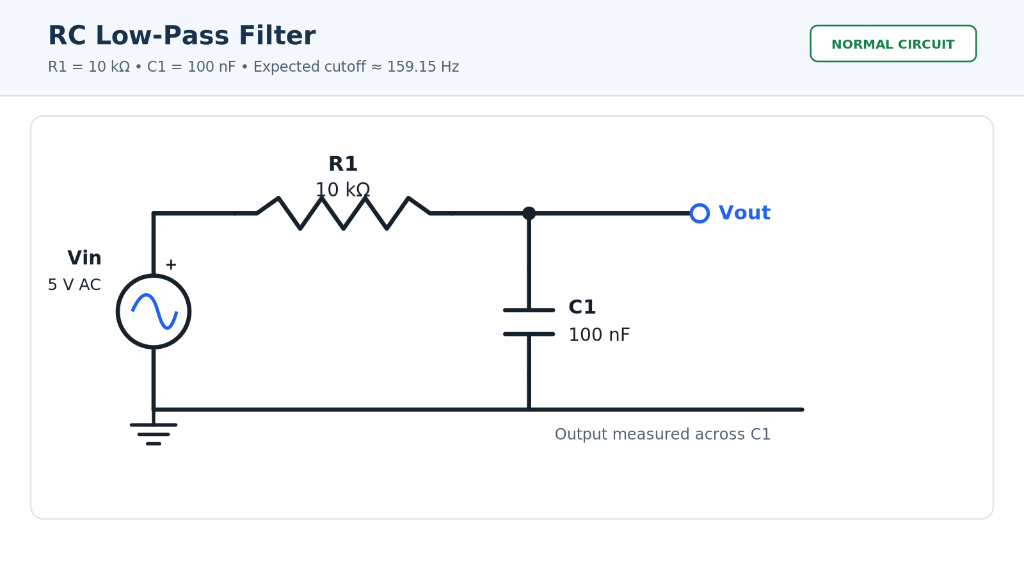
#> input picture data/reference_circuits/ref_rc_low_pass.png, 1024 x 563 px
$ python -i wire_tracer.py   (imports and definitions only)
#> lines starting #> are read from the running program, lines starting #| are printed output that depends on the picture
"""
wire_tracer.py - Traces electrical wires, detects junction dots, and identifies connectivity nets.
Separates wire crossings without junction dots from genuine electrical connections.
"""

import cv2
import numpy as np
from typing import List, Dict, Tuple, Any

def detect_junction_dots(binary_img: np.ndarray, min_radius: int = 3, max_radius: int = 15) -> List[Dict[str, Any]]:
    """
    Detects solid circular junction dots connecting wires in the schematic.
    Uses HoughCircles and contour circularity filtering.
    """
    # Junction dots are solid circular connected components
    contours, _ = cv2.findContours(binary_img, cv2.RETR_LIST, cv2.CHAIN_APPROX_SIMPLE)
    junctions = []

    for c in contours:
        area = cv2.contourArea(c)
        if area < 15 or area > 500:
            continue
        perimeter = cv2.arcLength(c, True)
        if perimeter == 0:
            continue
        circularity = 4 * np.pi * (area / (perimeter * perimeter))
        if circularity > 0.65: # Round dot
            (x, y), radius = cv2.minEnclosingCircle(c)
            if min_radius <= radius <= max_radius:
                junctions.append({
                    "x": int(x),
                    "y": int(y),
                    "radius": float(radius),
                    "type": "junction_dot",
                    "confidence": float(circularity)
                })

    return junctions


def trace_wire_segments(binary_img: np.ndarray) -> List[Dict[str, Any]]:
    """
    Detects orthogonal and horizontal wire segments using morphological line filters
    and probabilistic Hough Transform.
    """
    h, w = binary_img.shape
#> h = 563; w = 1024

    # Extract horizontal lines
    h_kernel = cv2.getStructuringElement(cv2.MORPH_RECT, (25, 1))
    h_lines_img = cv2.morphologyEx(binary_img, cv2.MORPH_OPEN, h_kernel)
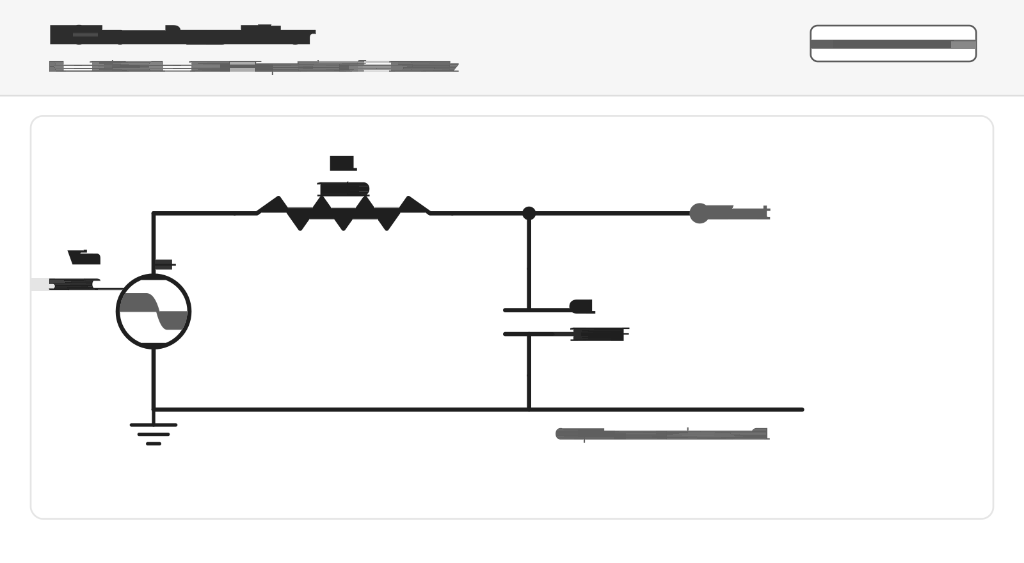
#> h_lines_img: shape (563, 1024); min 31, max 255, mean 244

    # Extract vertical lines
    v_kernel = cv2.getStructuringElement(cv2.MORPH_RECT, (1, 25))
    v_lines_img = cv2.morphologyEx(binary_img, cv2.MORPH_OPEN, v_kernel)
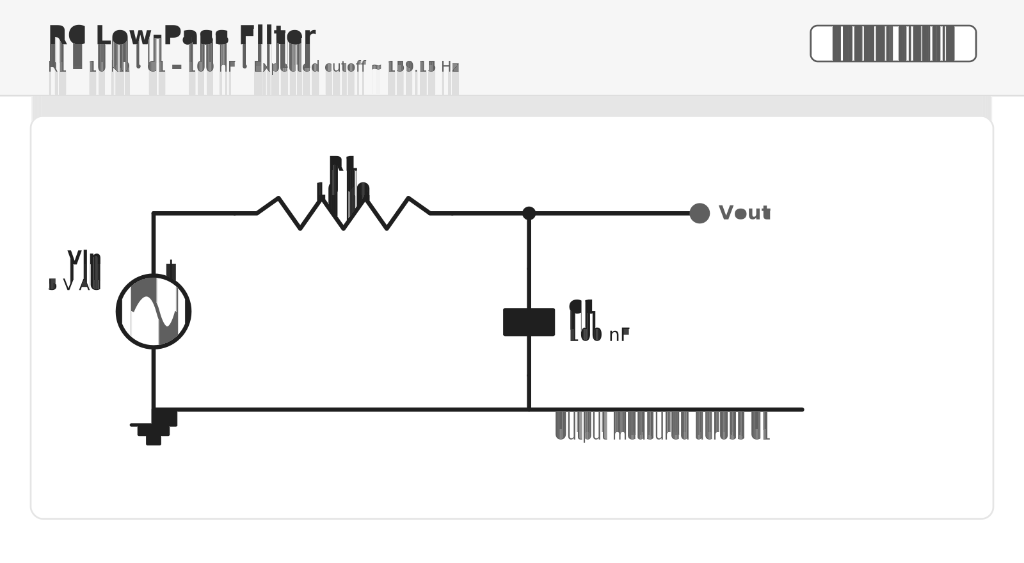
#> v_lines_img: shape (563, 1024); min 31, max 255, mean 242.9

    wire_mask = cv2.bitwise_or(h_lines_img, v_lines_img)

    lines = cv2.HoughLinesP(
        wire_mask,
        rho=1,
        theta=np.pi / 180,
        threshold=40,
        minLineLength=30,
        maxLineGap=10
    )
#> lines = 727 rows, first 6: [0, 433, 1023, 40], [0, 476, 1023, 202], [0, 339, 986, 0], [0, 501, 1023, 519], [0, 55, 1023, 469], [0, 558, 1023, 486]

    segments = []
    if lines is not None:
        for line in lines:
            pts = line.reshape(-1)
            if len(pts) >= 4:
                x1, y1, x2, y2 = int(pts[0]), int(pts[1]), int(pts[2]), int(pts[3])
                orientation = "horizontal" if abs(y2 - y1) < abs(x2 - x1) else "vertical"
                length = np.sqrt((x2 - x1)**2 + (y2 - y1)**2)
                segments.append({
                    "x1": x1, "y1": y1,
                    "x2": x2, "y2": y2,
                    "orientation": orientation,
                    "length": float(length)
                })
#> this loop made 727 passes
#> (x1, y1, x2, y2, length) on passes 1 to 12: (0, 433, 1023, 40, 1095.9), (0, 476, 1023, 202, 1059.1), (0, 339, 986, 0, 1042.6), (0, 501, 1023, 519, 1023.2), (0, 55, 1023, 469, 1103.6), (0, 558, 1023, 486, 1025.5), (0, 497, 1023, 298, 1042.2), (0, 559, 1023, 505, 1024.4), (0, 514, 1023, 370, 1033.1), (0, 435, 1023, 62, 1088.9), (0, 464, 1023, 92, 1088.5), (0, 402, 996, 0, 1074.1)
#> (x1, y1, x2, y2) on pass 100: (0, 529, 1023, 403)
#> after the loop, segments = 727 items

    return segments

>>> import cv2
>>> picture = cv2.imread('../../data/reference_circuits/ref_rc_low_pass.png', cv2.IMREAD_GRAYSCALE)
>>> result = trace_wire_segments(picture)
#> result = 727 items

$ run again, on data/reference_circuits/ref_rlc_band_pass.png
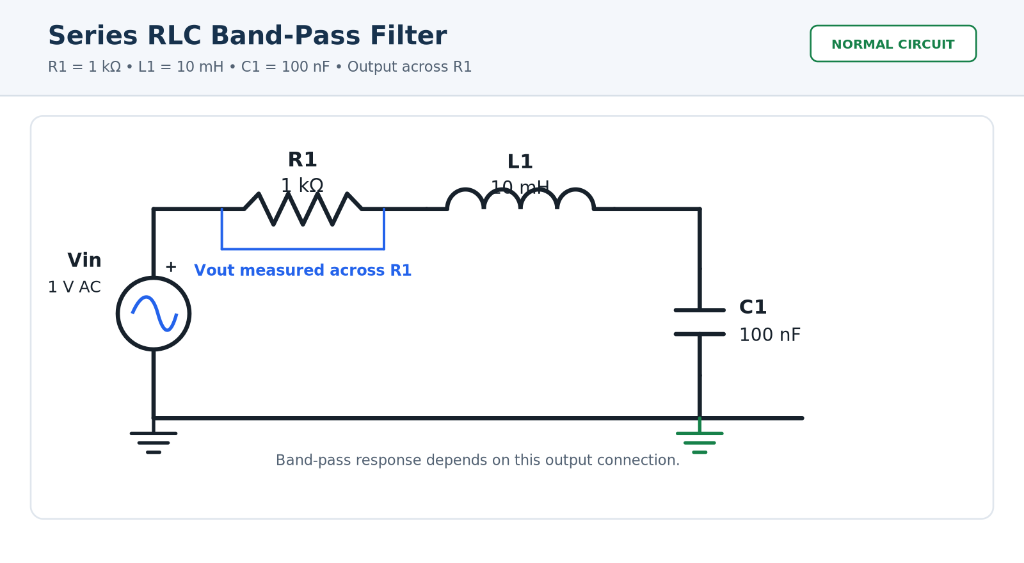
#> input picture data/reference_circuits/ref_rlc_band_pass.png, 1024 x 563 px
#> in trace_wire_segments, `v_lines_img = cv2.morphologyEx(binary_img, cv2.MORPH_OPEN, v_kernel)`:
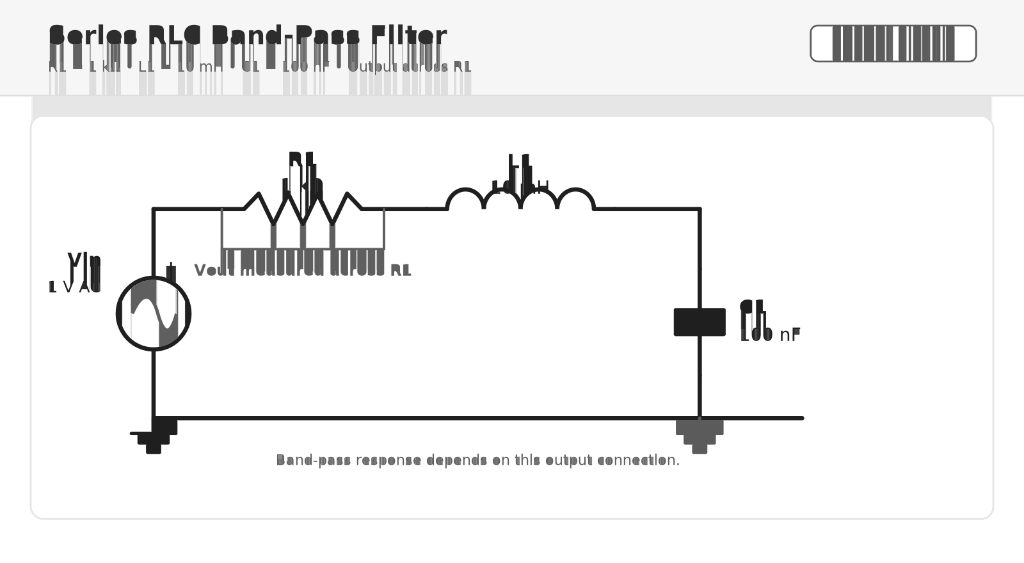
#> v_lines_img: shape (563, 1024); min 31, max 255, mean 241
#> in trace_wire_segments, `wire_mask = cv2.bitwise_or(h_lines_img, v_lines_img)`:
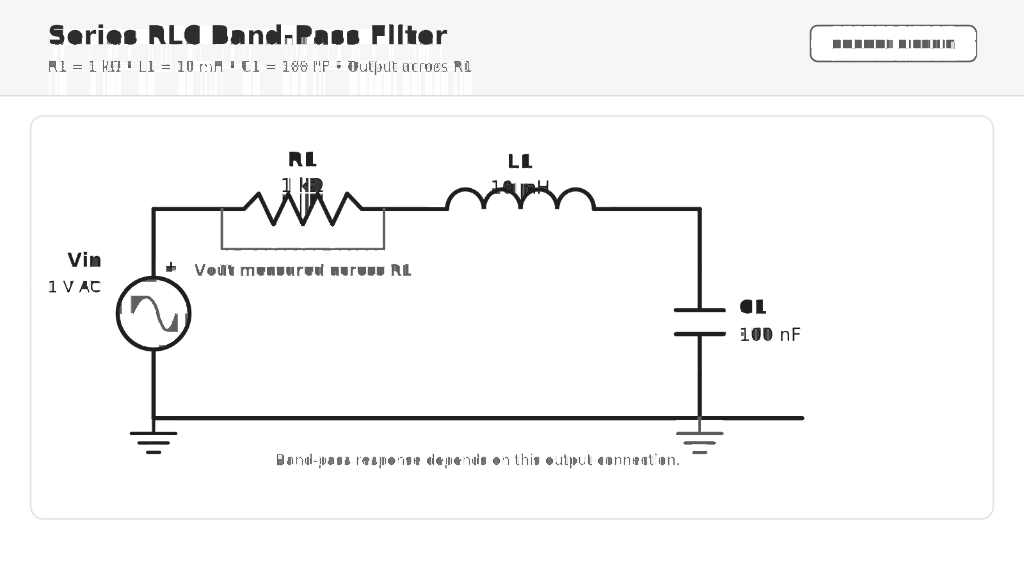
#> wire_mask: shape (563, 1024); min 31, max 255, mean 246.2
#> lines = 727 rows, first 6: [0, 433, 1023, 40], [0, 476, 1023, 202], [0, 339, 986, 0], [0, 501, 1023, 519], [0, 55, 1023, 469], [0, 558, 1023, 486]
#> the loop in trace_wire_segments, `for line in lines:` made 727 passes
#> (x1, y1, x2, y2, length) on passes 1 to 8: (0, 433, 1023, 40, 1095.9), (0, 476, 1023, 202, 1059.1), (0, 339, 986, 0, 1042.6), (0, 501, 1023, 519, 1023.2), (0, 55, 1023, 469, 1103.6), (0, 558, 1023, 486, 1025.5), (0, 497, 1023, 298, 1042.2), (0, 559, 1023, 505, 1024.4)
#> after the loop in trace_wire_segments, `for line in lines:`: segments = 727 items

$ run again, on data/reference_circuits/ref_voltage_divider.png
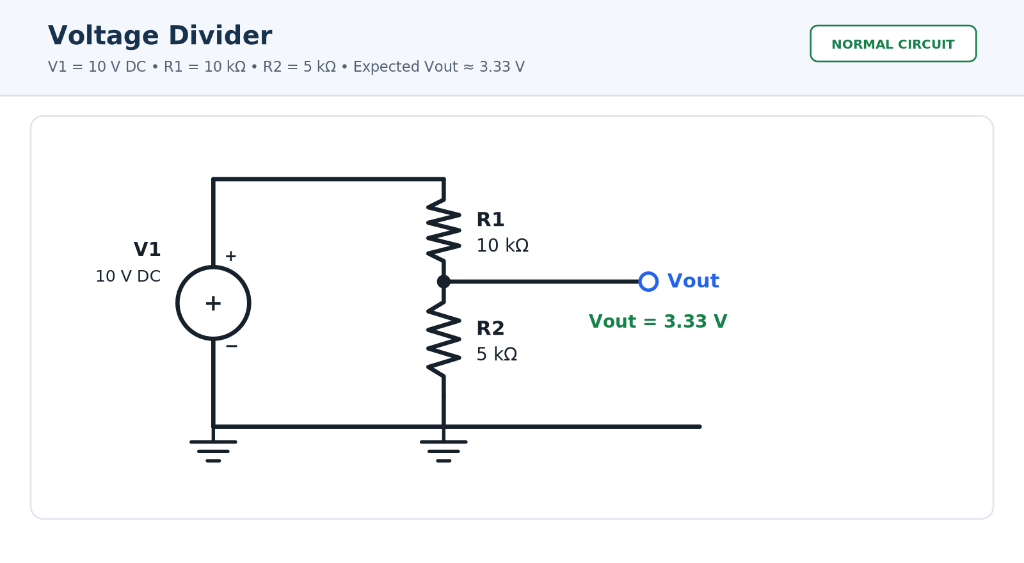
#> input picture data/reference_circuits/ref_voltage_divider.png, 1024 x 563 px
#> in trace_wire_segments, `h_lines_img = cv2.morphologyEx(binary_img, cv2.MORPH_OPEN, h_kernel)`:
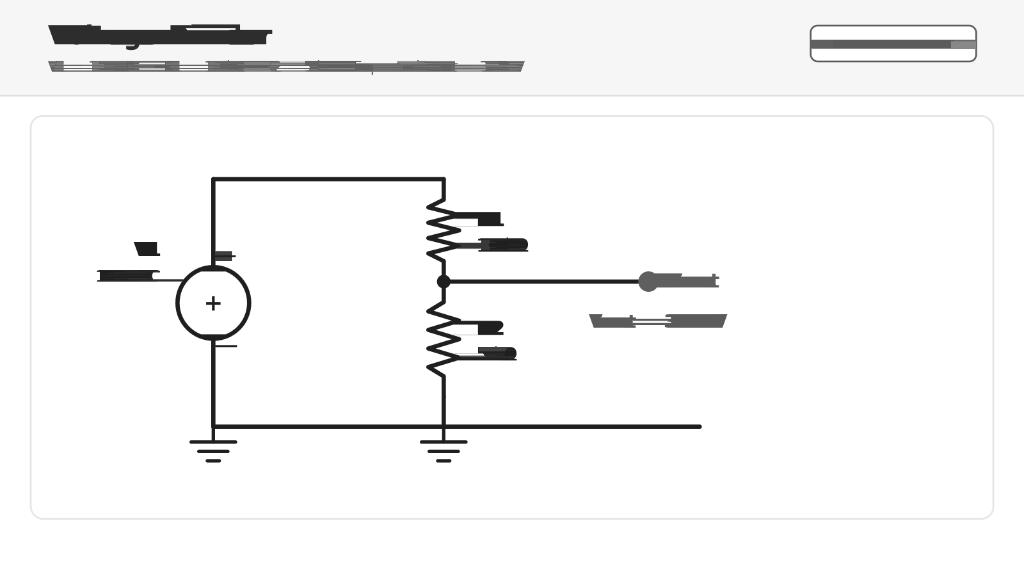
#> h_lines_img: shape (563, 1024); min 31, max 255, mean 244.9
#> in trace_wire_segments, `v_lines_img = cv2.morphologyEx(binary_img, cv2.MORPH_OPEN, v_kernel)`:
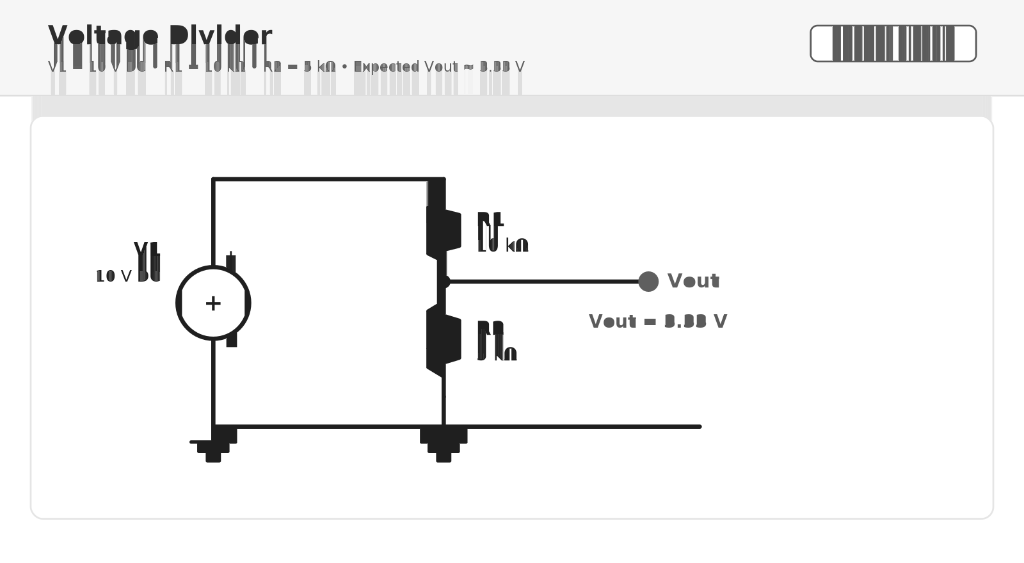
#> v_lines_img: shape (563, 1024); min 31, max 255, mean 243.1
#> lines = 727 rows, first 6: [0, 433, 1023, 40], [0, 476, 1023, 202], [0, 339, 986, 0], [0, 501, 1023, 519], [0, 55, 1023, 469], [0, 558, 1023, 486]
#> the loop in trace_wire_segments, `for line in lines:` made 727 passes
#> (x1, y1, x2, y2, length) on passes 1 to 8: (0, 433, 1023, 40, 1095.9), (0, 476, 1023, 202, 1059.1), (0, 339, 986, 0, 1042.6), (0, 501, 1023, 519, 1023.2), (0, 55, 1023, 469, 1103.6), (0, 558, 1023, 486, 1025.5), (0, 497, 1023, 298, 1042.2), (0, 559, 1023, 505, 1024.4)
#> after the loop in trace_wire_segments, `for line in lines:`: segments = 727 items
